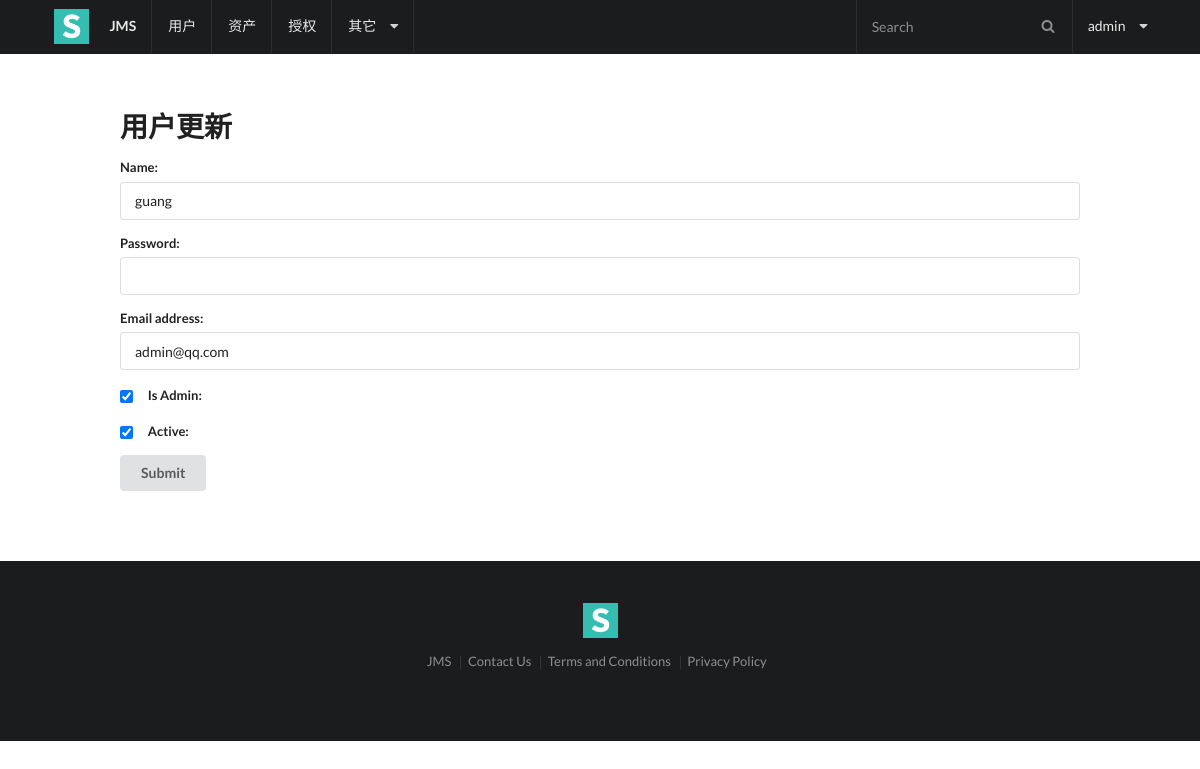
/users/1/update/ (signed in), run on an earlier commit of the app's database.
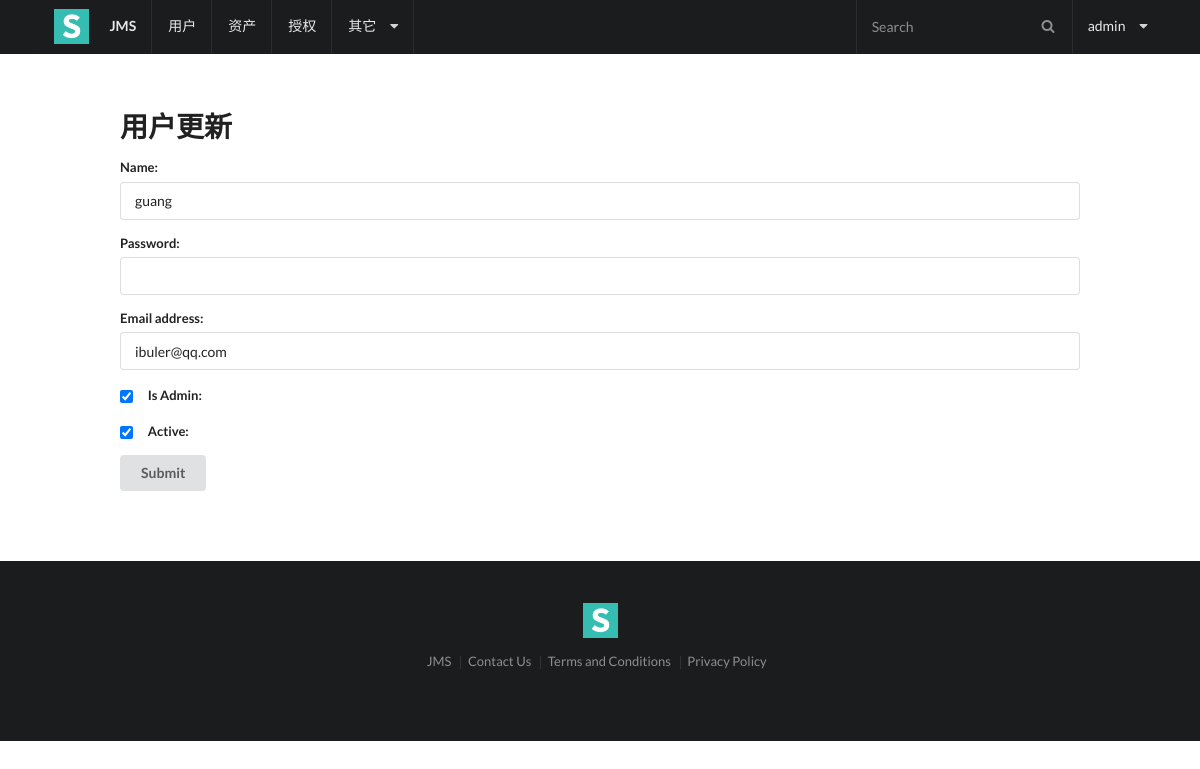
And on a later commit of the database.
### users/models.py (models this page shows, shortened)
class User(AbstractUser):
    name = models.CharField(max_length=32, help_text="这是一个名字")
    wechat = models.CharField(max_length=128)

### users/views.py (the view, shortened to what this page needs)
# urls.py: url(r'^(?P<user_id>[0-9]+)/update/$', views.user_update, name='update'),
@login_required(login_url=reverse_lazy('users:login'))
@user_passes_test(lambda user: user.is_superuser)
def user_update(request, user_id):
    user = get_object_or_404(User, id=user_id)
    form = UserUpdateForm(instance=user)
    return render(request, 'users/update.html', {'form': form})

### users/forms.py
class UserUpdateForm(ModelForm):
    password = forms.CharField(required=False, widget=forms.PasswordInput)
    class Meta:
        model = User
        fields = ['name', 'password', 'email', 'is_superuser', 'is_active']
        widgets = {
            'username': TextInput(attrs={'placeholder': 'username'}),
            'email': EmailInput(attrs={'placeholder': 'email'})
        }
        labels = {
            'is_superuser': 'Is Admin'
        }

### users/templates/users/update.html (shortened to what this page needs)
{% extends 'base.html' %}
{% block content %}
    <h1 class="ui header">用户更新</h1>
    <form class="ui form" method="post" action="">
        {% for field in form %}
            {% if field.name in "is_superuser is_active" %}
                <div class="inline field">
                    {{ field }}
                    {{ field.label_tag  }}
                </div>
            {% else %}
                <div class="field">
                    {{ field.label_tag  }}
                    {{ field }}
                </div>
            {% endif %}
        {% endfor %}
        <button class="ui button" type="submit">Submit</button>
    </form>
{% endblock %}

### templates/base.html (shortened to what this page needs)
{% load staticfiles %}
<html>
<head>
    <link rel="stylesheet" type="text/css" href="{% static 'semantic/semantic.min.css' %}">
</head>
<body>
    <div class="ui fixed inverted menu">
        <div class="ui container">
            <a href="#" class="header item">
              <img class="logo" src="{% static 'img/logo.png' %}">
              JMS
            </a>
            <a href="{% url 'users:list' %}" class="item">用户</a>
            <a href="{% url 'assets:list' %}" class="item">资产</a>
            <a href="{% url 'perms:list' %}" class="item">授权</a>
            <div class="ui simple dropdown item">
                其它<i class="dropdown icon"></i>
            </div>
            <div class="right menu">
                <div class="item">
                  <div class="ui transparent inverted icon input">
                    <i class="search icon"></i>
                    <input type="text" placeholder="Search">
                  </div>
                </div>
                <div class="ui simple dropdown item">
                {{ request.user.username }} <i class="dropdown icon"></i>
            </div>
            </div>
        </div>
    </div>
    <div class="ui main text container">
        {% block content %}
        {% endblock %}
    </div>
    <div class="ui inverted vertical footer segment">
        <div class="ui center aligned container">
            <img src="{% static 'img/logo.png' %}" class="ui centered mini image">
            <div class="ui horizontal inverted small divided link list">
                <a class="item" href="#">JMS</a>
                <a class="item" href="#">Contact Us</a>
                <a class="item" href="#">Terms and Conditions</a>
                <a class="item" href="#">Privacy Policy</a>
            </div>
        </div>
    </div>
</body>
</html>

What changed in the data, as far as the page shows it:
changed User "admin": email "admin@qq.com" → "ibuler@qq.com"
